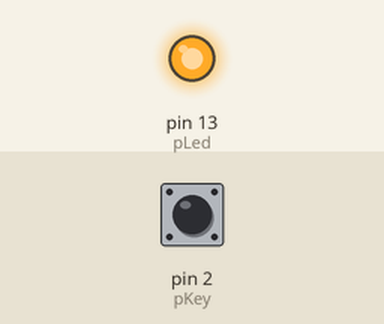
Recording of a sketch running on a simulated Arduino Uno, built with avr-gcc and run on an emulated ATmega328P. On the bench: output pins drawn as LEDs (lit = HIGH). The test bench sets the inputs (shaded band); at power-on: pin 2 (pKey) HIGH.

Above: at 1.0 s.
At 5.5 s:
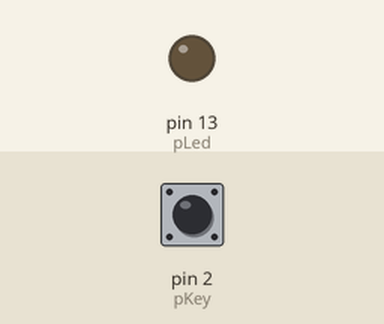
Timing chart, 0 to 6.9 s (numbered marks = the images above):
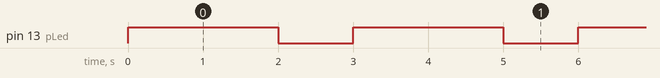

The sketch:

code.ino
```cpp
#include <Arduino.h>

int pLed = 13;
int pKey = 2;
int state = 0;

int tHigh = 2000;
int tLow = 1000;

void setup() {
  pinMode(pLed, OUTPUT);
  pinMode(pKey, INPUT_PULLUP);
  attachInterrupt(digitalPinToInterrupt(pKey), func_blink, FALLING);
}

void loop(){
  digitalWrite(pLed, HIGH);
  delay(tHigh);
  digitalWrite(pLed, LOW);
  delay(tLow);
}

void func_blink() {
  state = !state;

  if (state == 1) {
    tHigh = 2000;
    tLow = 1000;
  } else {
    tHigh = 5000;
    tLow = 25000;
  }
}
```

Measured:
- by itself, pin 13 (pLed): alternates HIGH for 2.0 s and LOW for 1.0 s
